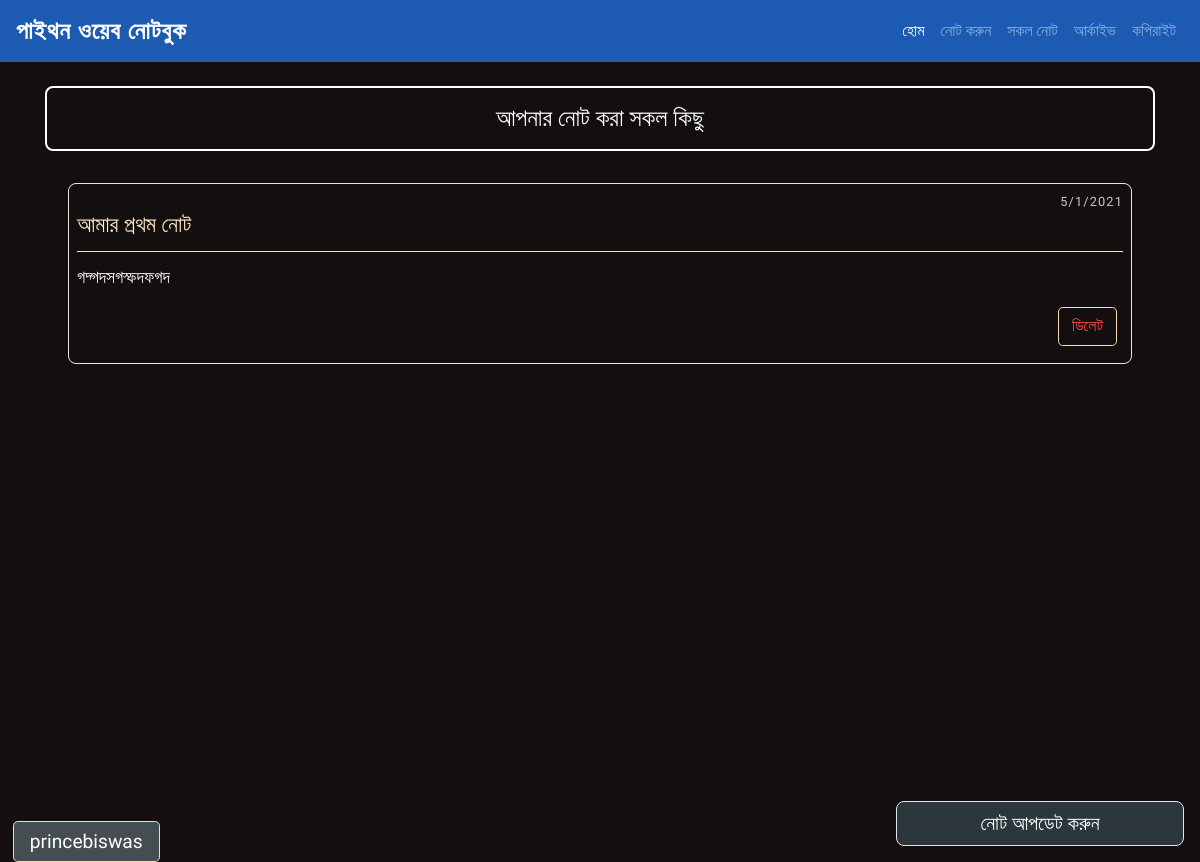
Screenshot of /view/13/ (signed in) with the database file from the repository.
### todoapp/models.py (models this page shows)
class Notes(models.Model):
    user = models.ForeignKey(to=User, on_delete=models.CASCADE)
    title = models.CharField(max_length=254)
    note = models.TextField()
    archive = models.IntegerField(default='0')
    date = models.CharField( max_length=50)

### todoapp/views.py (the view)
# urls.py: path('view/<int:id>/', views.view_update, name="view_update"),
@login_required(login_url='loginpage')
def view_update(request, id):
    userdata = request.user
    notesdata = Notes.objects.get(pk=id, user=userdata)
    diction={'notesdata':notesdata}
    sid = str(id)
    if request.method=='POST':
        u_id = Notes.objects.get(pk=id)
        myform = NoteRegistrationUpdate(request.POST, instance=u_id)
        if myform.is_valid():
            myform.save(commit=True)
            return HttpResponseRedirect('/view/'+sid)
    else:
        u_id = Notes.objects.get(pk=id)
        myform = NoteRegistrationUpdate(instance=u_id)
    return render(request, 'todoapp/view.html', context=diction)

### templates/todoapp/view.html (shortened to what this page needs)
{% extends 'todoapp/base.html' %}
{% block homeactive %}
    active
{% endblock homeactive %}
{% load static %}
{% block bodycontent %}
<section>
    <div class="custom-card2">
        <h5 class="text-white exapand_form2" >নোট আপডেট করুন</h5>
    </div>
</section>
<section class="section1">
    <div class="container section section1"><br>
        <h5 class="text-center headinghome mb-3">আপনার নোট করা সকল কিছু</h5>
        <div class="row marginrow">
                <div class="col-md-12 col-sm-12 ">
                    <div class="all_notes_home3">
                        <p class="datetext text-right">{{notesdata.date}}</p>
                        <h5 class="viewtitle">{{notesdata.title}}</h5>
                        <p class="viewtext">{{notesdata.note}}</p>
                        <div class="text-right">
                            <p class="d-inline text-right">
                                <span><form action="{% url 'delete_data' notesdata.id %}" method="POST" class="d-inline">{% csrf_token %}
                                    <button class="mydelete viewbutton">ডিলেট</button>
                                </form></span>
                            </p>
                        </div>
                    </div>
                </div>
        </div>
    </div>
</section>
{% endblock bodycontent %}

### templates/todoapp/base.html (shortened to what this page needs)
{% load static  %}
<!DOCTYPE html>
<html lang="en">
<head>
    <link rel="stylesheet" href="https://stackpath.bootstrapcdn.com/bootstrap/4.5.2/css/bootstrap.min.css">
    <link rel="stylesheet" href="https://cdnjs.cloudflare.com/ajax/libs/font-awesome/5.14.0/css/all.min.css" />
    <link rel="stylesheet" href="{%  static 'css/important_css.css'  %}">
    <link rel="stylesheet" href="{%  static 'css/style.css'  %}">
</head>
<body>
        <nav class="navbar navbar-expand-md navbar-dark bg-nav">
            <a href="{% url 'home' %}" class="navbar-brand titlelogo">পাইথন ওয়েব নোটবুক</a>
            <div class="collapse navbar-collapse" id="navbarCollapse">
                <div class="navbar-nav ml-auto">
                    <a href="{% url 'home' %}" class="nav-item nav-link
                    {% block homeactive %}
                    {% endblock homeactive %}
                        ">হোম</a>
                    <a href="{% url 'add_note' %}" class="nav-item nav-link
                    {% block add_noteactive %}
                    {% endblock add_noteactive %}
                        "> নোট করুন</a>
                    <a href="{% url 'all' %}" class="nav-item nav-link
                    {% block allactive %}
                    {% endblock allactive %}
                        ">সকল নোট</a>
                    <a href="{% url 'archivepage' %}" class="nav-item nav-link
                    {% block archivepageactive %}
                    {% endblock archivepageactive %}
                         ">আর্কাইভ</a>
                    <a href="{% url 'copyright' %}" class="nav-item nav-link
                    {% block copyrightactive %}
                    {% endblock copyrightactive %}
                        ">কপিরাইট</a>
                </div>
            </div>
        </nav>
    {% block bodycontent %}
    {% endblock bodycontent %}
    <div>
        <div class="authuser authuserst">
            <h5>{{request.user}}</h5>
        </div>
    </div>
</body>
</html>

### static/css/important_css.css (style rules this page uses)
* { margin: 0; padding: 0; }
html { scroll-behavior: smooth; }
:root { --primary-color: #f37121; --roboto: "Roboto", sans-serif; --bggrad: linear-gradient(to bottom, #dd2476, #ff512f); --bggrad2: linear-gradient(to right, #38ef7d, #11998e); }

### static/css/style.css (style rules this page uses)
* { margin: 0; padding: 0; }
p { padding: 0; margin: 0; }
body { padding: 0px; margin: 0px; font-family: 'Hind Siliguri', sans-serif; }
.bg-nav { background:#1D5AB1 !important; }
.titlelogo { font-family: 'Hind Siliguri', sans-serif; font-weight: 700; letter-spacing: 1px; color: white; font-size: 1.5rem; }
.section1 { background: rgb(20, 15, 15); color: white; min-height: 100vh; width: 100%; margin-top: 0px; }
.custom-card2 { width: 18rem; position: fixed; bottom: 1rem; right: 1rem; cursor: pointer; border: .09rem solid #e5e5e5; text-align: center; border-radius: .5rem; padding: .6rem; z-index: 1; background: #2B373C; color: white; }
.headinghome { margin-top: 2rem; font-size: 1.5rem; width: 100%; margin: 0 auto; border: 2px solid white; border-radius: .5rem; padding: 1rem 0rem; }
.mydelete { color: #ff4c4c; margin-right: .4rem; padding: 0rem; background: none; border: 0px; }
.marginrow { margin: 0rem .5rem; }
.exapand_form2 { padding: 0; margin: 0; }
.datetext { font-size: .8rem; color: #c9c9c9; padding: 0px; margin: 0px; letter-spacing: .07rem; }
.viewtext { text-align: left !important; font-size: 1.1rem !important; }
.viewtitle { color: #ffebc6; font-size: 1.4rem; padding-bottom: 0.8rem; margin-bottom: 0.8rem; border-bottom: 0.01rem solid #ffe5a8; }
.viewbutton { margin-top: 1rem; padding: 0.4rem 0.8rem; border: .08rem solid wheat; margin-bottom: 0.6rem; border-radius: 0.3rem; }
.all_notes_home3 { border: 0.05rem solid #e5e5e5; padding: 0px; margin: 0px; padding: .5rem; margin: 1rem 0rem; border-radius: .5rem; }
.authuserst { position: fixed; bottom: 0rem; color: white; left: .8rem; padding: 0; margin: 0; background: #444e51; border: 0.02rem solid wheat; border-radius: .3rem; cursor: pointer; }
.authuserst h5 { margin: 0px; padding: 0.5rem 1rem; font-size: 1.2rem; }

### rows the page displays
Notes: date "5/1/2021", title "আমার প্রথম নোট", note "গদ্গদসগস্ফদফগদ"

### other values shown
{{ request.user }} "princebiswas"
